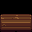

This is a level from a 2D game, rendered from its Tiled map with the project's own tilesets. A one-line summary and the complete map file follow:
An orthogonal 2x2 tile map with 16x16 px tiles, 2 tile layers (Buildings, Front) and 4 objects (4x TileData).

<map version="1.4" tiledversion="1.4.3" orientation="orthogonal" renderorder="right-down" compressionlevel="0" width="2" height="2" tilewidth="16" tileheight="16" infinite="0" nextlayerid="9" nextobjectid="7">
 <properties>
  <property name="AmbientLight" value="170 190 90" />
  <property name="Light" value="7 13 4 11 13 4 3 18 5 5 1 4 7 20 4 9 20 4 7 23 4 9 23 4 2 9 4 2 11 4 2 13 4" />
  <property name="Music" value="WizardSong" />
  <property name="Warp" value="8 25 Forest 5 27" />
 </properties>
 <tileset firstgid="1" name="z_box" tilewidth="16" tileheight="16" tilecount="4" columns="2">
  <image source=".shekurika_MagicalCrops_box.png" width="32" height="32" />
 </tileset>
 <layer id="2" name="Buildings" width="2" height="2">
  <data encoding="csv">
0,0,
3,4
</data>
 </layer>
 <layer id="3" name="Front" width="2" height="2">
  <data encoding="csv">
1,2,
0,0
</data>
 </layer>
 <objectgroup id="6" name="Buildings">
  <object id="3" name="TileData" x="0" y="16" width="16" height="16">
   <properties>
    <property name="Action" value="OpenShop shekurika.MagicalCrops.CP_WizardSeedShop" />
   </properties>
  </object>
  <object id="4" name="TileData" x="16" y="16" width="16" height="16">
   <properties>
    <property name="Action" value="OpenShop shekurika.MagicalCrops.CP_WizardSeedShop" />
   </properties>
  </object>
  <object id="5" name="TileData" x="0" y="0" width="16" height="16">
   <properties>
    <property name="Action" value="OpenShop shekurika.MagicalCrops.CP_WizardSeedShop" />
   </properties>
  </object>
  <object id="6" name="TileData" x="16" y="0" width="16" height="16">
   <properties>
    <property name="Action" value="OpenShop shekurika.MagicalCrops.CP_WizardSeedShop" />
   </properties>
  </object>
 </objectgroup>
 <objectgroup id="7" name="Front" />
</map>
